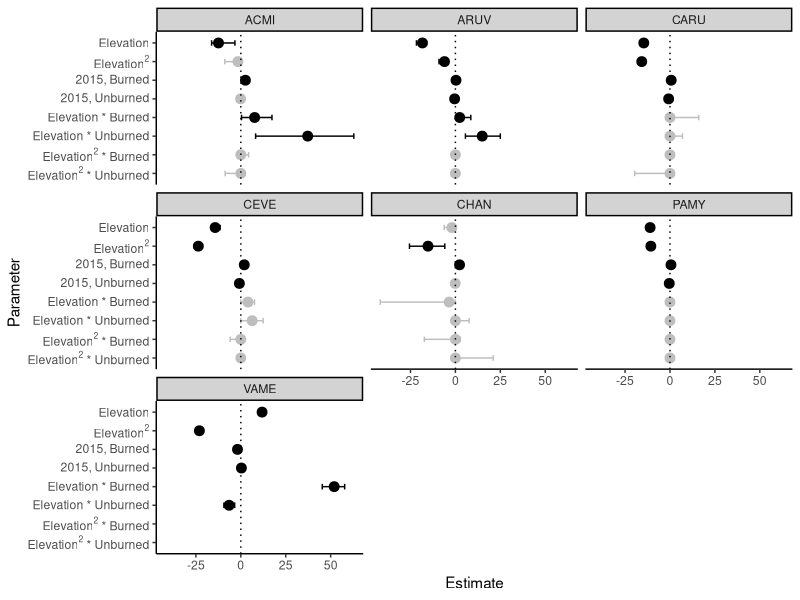
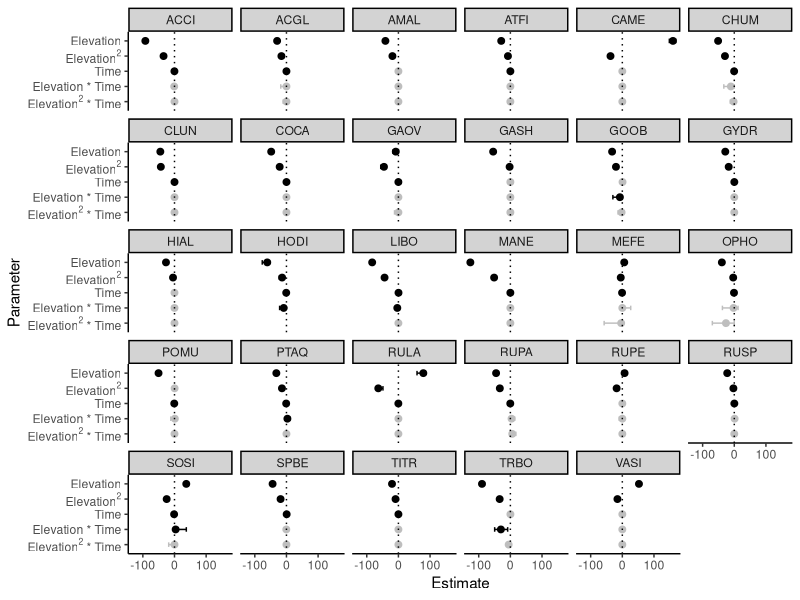

Recreate these plots in R, in order.

# Created: Dec. 15, 2021 from script 8
# Updated: May 11, 2022

# IMPORTANT NOTE: unless otherwise indicated, always use Understory_All.csv for these analyses as it is the ONLY file with up-to-date corrections.

# Packages needed:
library(tidyverse)

## Step 1: Load coefficient data

coeff.ALLDAT <- read.csv("data/3c_new_coefficients.csv", header = TRUE) %>% 
  select(-Dataset, -L.Occ, -R.Occ, -deltaAIC, -Weight, -Rsquared)
coeff.ALLDAT[coeff.ALLDAT$Species == "EPAN", 1] <- paste("CHAN") # Correcting taxonomy issue
coeff.ALLDAT[is.na(coeff.ALLDAT)] <- 0 # Hard code absent coeffs as 0 before averaging
coeff.ALLDAT$Elevation.m2.Res.Burn.fi[coeff.ALLDAT$Species == "VAME"] <- NA
coeff.ALLDAT$Elevation.m2.Res.Unburn.fi[coeff.ALLDAT$Species == "VAME"] <- NA
coeff.ALLDAT$Data.Type.Elevation.m2.nofi[coeff.ALLDAT$Species == "HODI"] <- NA #remove terms that weren't fit

coeff.fire <- #split by fire vs no-fire
  coeff.ALLDAT[coeff.ALLDAT$Fire.Included == "Yes" & coeff.ALLDAT$Type == "Avg", c(1, 5:6, 10:15)] 

coeff.nofire <- coeff.ALLDAT[coeff.ALLDAT$Fire.Included == "No" & coeff.ALLDAT$Type == "Avg", c(1, 5:9)] 

## Step 2: Summarize mean, lower and upper CI of each coefficient across the rarefactions (FIRE SPECIES)
means.fire <- coeff.fire %>% 
  group_by(Species) %>% 
  summarise(across(.cols = Elevation.m:Elevation.m2.Res.Unburn.fi, ~ unname(quantile(.x, 0.5, na.rm=TRUE)))) %>% #, .names = "mean_{.col}" 
  mutate(param="mean")
lowers.fire <- coeff.fire %>% 
  group_by(Species) %>% 
  summarise(across(.cols = Elevation.m:Elevation.m2.Res.Unburn.fi, ~ unname(quantile(.x, 0.025, na.rm=TRUE)))) %>% #, .names="lower_{.col}" 
  mutate(param="lower")
uppers.fire <- coeff.fire %>% 
  group_by(Species) %>% 
  summarise(across(.cols = Elevation.m:Elevation.m2.Res.Unburn.fi, ~ unname(quantile(.x, 0.975, na.rm=TRUE)))) %>% #, .names="upper_{.col}" 
  mutate(param="upper")

## Step 3: reshape for graphing
all.fire <- rbind(means.fire, lowers.fire, uppers.fire) %>% 
  pivot_longer(!c(Species, param), names_to="Parameter", values_to="Estimate") %>% 
  pivot_wider(names_from=param, values_from="Estimate")

## Step 4: Classic forest plots for fire species

# order of parameters along y axis
order.list.fire <- c("Elevation.m", 
                     "Elevation.m2", 
                     "Resurvey.Burned.fi", 
                     "Resurvey.Unburned.fi",
                     "Elevation.m.Res.Burn.fi", 
                     "Elevation.m.Res.Unburn.fi", 
                     "Elevation.m2.Res.Burn.fi", 
                     "Elevation.m2.Res.Unburn.fi")

all.fire$Parameter <- factor(all.fire$Parameter, levels = rev(order.list.fire))

# tick labels for y axis
vars.fire <- c("Elevation", 
               expression("Elevation" ^ 2), 
               "2015, Burned",
               "2015, Unburned",
               "Elevation * Burned",
               "Elevation * Unburned",
               expression("Elevation" ^ 2 * " * Burned"), 
               expression("Elevation" ^ 2 * " * Unburned"))

all.fire <- all.fire %>% 
  mutate(lowernonzero = ifelse(mean>0 & lower>0, "y", "n")) %>% 
  mutate(uppernonzero = ifelse(mean<0 & upper<0, "y", "n")) %>% 
  mutate(nonzero = ifelse(mean>0, lowernonzero, uppernonzero))

# faceted plot
forestplot.fire <- ggplot(dat=all.fire, aes(y=Parameter, x=mean, xmin=lower, xmax=upper, color=nonzero)) +
  facet_wrap(~Species) +
  geom_point(cex=3) + 
  scale_color_manual(values=c("grey", "black")) +
  geom_errorbarh(height=0.3) + 
  geom_vline(xintercept=0, linetype="dotted") +
  scale_y_discrete(labels=rev(vars.fire)) +
  xlab("Estimate") +
  theme_classic() +
  theme(strip.background = element_rect(fill = "lightgrey", colour = "black", size = 1)) + 
  theme(legend.position = "none")

ggsave("figures/supp_forestplot_coeffs_fire.pdf", forestplot.fire, width=12, height=8)


## Step 5: Repeat steps 2-4 for no-fire species

means.nofire <- coeff.nofire %>% 
  group_by(Species) %>% 
  summarise(across(.cols = Elevation.m:Data.Type.Elevation.m2.nofi, ~ unname(quantile(.x, 0.5, na.rm=TRUE)))) %>%  
  mutate(param="mean")
lowers.nofire <- coeff.nofire %>% 
  group_by(Species) %>% 
  summarise(across(.cols = Elevation.m:Data.Type.Elevation.m2.nofi, ~ unname(quantile(.x, 0.025, na.rm=TRUE)))) %>%  
  mutate(param="lower")
uppers.nofire <- coeff.nofire %>% 
  group_by(Species) %>% 
  summarise(across(.cols = Elevation.m:Data.Type.Elevation.m2.nofi, ~ unname(quantile(.x, 0.975, na.rm=TRUE)))) %>%  
  mutate(param="upper")

all.nofire <- rbind(means.nofire, lowers.nofire, uppers.nofire) %>% 
  pivot_longer(!c(Species, param), names_to="Parameter", values_to="Estimate") %>% 
  pivot_wider(names_from=param, values_from="Estimate")

order.list.nofire <- c("Elevation.m", 
                       "Elevation.m2", 
                       "Data.Type.nofi",
                       "Data.Type.Elevation.m.nofi", 
                       "Data.Type.Elevation.m2.nofi")

all.nofire$Parameter <- factor(all.nofire$Parameter, levels = rev(order.list.nofire))

all.nofire <- all.nofire %>% 
  mutate(lowernonzero = ifelse(mean>0 & lower>0, "y", "n")) %>% 
  mutate(uppernonzero = ifelse(mean<0 & upper<0, "y", "n")) %>% 
  mutate(nonzero = ifelse(mean>0, lowernonzero, uppernonzero))

# tick labels for y axis
vars.nofire <- c("Elevation", 
                 expression("Elevation" ^ 2), 
                 "Time",
                 "Elevation * Time",
                 expression("Elevation" ^ 2 * " * Time"))

# faceted plot
forestplot.nofire <- ggplot(dat=all.nofire, aes(y=Parameter, x=mean, xmin=lower, xmax=upper, color=nonzero)) +
  facet_wrap(~Species) +
  geom_point(cex=2) + 
  scale_color_manual(values=c("grey", "black")) +
  geom_errorbarh(height=0.3) + 
  geom_vline(xintercept=0, linetype="dotted") +
  scale_y_discrete(labels=rev(vars.nofire)) +
  xlab("Estimate") +
  theme_classic() +
  theme(strip.background = element_rect(fill = "lightgrey", colour = "black", size = 1)) +
  theme(legend.position = "none")

ggsave("figures/supp_forestplot_coeffs_nofire.pdf", forestplot.nofire, width=12, height=8)



